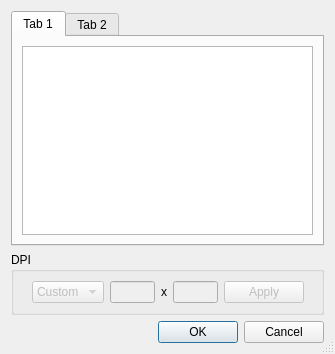
<?xml version="1.0" encoding="UTF-8"?>
<ui version="4.0">
 <class>FixDpiDialog</class>
 <widget class="QDialog" name="FixDpiDialog">
  <property name="geometry">
   <rect>
    <x>0</x>
    <y>0</y>
    <width>335</width>
    <height>354</height>
   </rect>
  </property>
  <property name="windowTitle">
   <string>Fix DPI</string>
  </property>
  <property name="sizeGripEnabled">
   <bool>true</bool>
  </property>
  <layout class="QVBoxLayout">
   <item>
    <widget class="QTabWidget" name="tabWidget">
     <property name="currentIndex">
      <number>0</number>
     </property>
     <widget class="QWidget" name="tab">
      <attribute name="title">
       <string notr="true">Tab 1</string>
      </attribute>
      <layout class="QVBoxLayout">
       <item>
        <widget class="QTreeView" name="undefinedDpiView"/>
       </item>
      </layout>
     </widget>
     <widget class="QWidget" name="tab_2">
      <attribute name="title">
       <string notr="true">Tab 2</string>
      </attribute>
      <layout class="QVBoxLayout">
       <item>
        <widget class="QTreeView" name="allPagesView"/>
       </item>
      </layout>
     </widget>
    </widget>
   </item>
   <item>
    <widget class="QGroupBox" name="groupBox">
     <property name="title">
      <string notr="true">DPI</string>
     </property>
     <layout class="QHBoxLayout">
      <item>
       <spacer>
        <property name="orientation">
         <enum>Qt::Horizontal</enum>
        </property>
        <property name="sizeHint" stdset="0">
         <size>
          <width>0</width>
          <height>20</height>
         </size>
        </property>
       </spacer>
      </item>
      <item>
       <widget class="QComboBox" name="dpiCombo">
        <property name="enabled">
         <bool>false</bool>
        </property>
        <item>
         <property name="text">
          <string>Custom</string>
         </property>
        </item>
       </widget>
      </item>
      <item>
       <widget class="QLineEdit" name="xDpi">
        <property name="enabled">
         <bool>false</bool>
        </property>
        <property name="maximumSize">
         <size>
          <width>45</width>
          <height>16777215</height>
         </size>
        </property>
       </widget>
      </item>
      <item>
       <widget class="QLabel" name="label_3">
        <property name="text">
         <string>x</string>
        </property>
       </widget>
      </item>
      <item>
       <widget class="QLineEdit" name="yDpi">
        <property name="enabled">
         <bool>false</bool>
        </property>
        <property name="maximumSize">
         <size>
          <width>45</width>
          <height>16777215</height>
         </size>
        </property>
       </widget>
      </item>
      <item>
       <widget class="QPushButton" name="applyBtn">
        <property name="enabled">
         <bool>false</bool>
        </property>
        <property name="text">
         <string>Apply</string>
        </property>
       </widget>
      </item>
      <item>
       <spacer>
        <property name="orientation">
         <enum>Qt::Horizontal</enum>
        </property>
        <property name="sizeHint" stdset="0">
         <size>
          <width>0</width>
          <height>20</height>
         </size>
        </property>
       </spacer>
      </item>
     </layout>
    </widget>
   </item>
   <item>
    <widget class="QDialogButtonBox" name="buttonBox">
     <property name="orientation">
      <enum>Qt::Horizontal</enum>
     </property>
     <property name="standardButtons">
      <set>QDialogButtonBox::Cancel|QDialogButtonBox::Ok</set>
     </property>
    </widget>
   </item>
  </layout>
 </widget>
 <tabstops>
  <tabstop>tabWidget</tabstop>
  <tabstop>undefinedDpiView</tabstop>
  <tabstop>dpiCombo</tabstop>
  <tabstop>xDpi</tabstop>
  <tabstop>yDpi</tabstop>
  <tabstop>applyBtn</tabstop>
  <tabstop>allPagesView</tabstop>
 </tabstops>
 <resources/>
 <connections>
  <connection>
   <sender>buttonBox</sender>
   <signal>accepted()</signal>
   <receiver>FixDpiDialog</receiver>
   <slot>accept()</slot>
   <hints>
    <hint type="sourcelabel">
     <x>257</x>
     <y>344</y>
    </hint>
    <hint type="destinationlabel">
     <x>157</x>
     <y>274</y>
    </hint>
   </hints>
  </connection>
  <connection>
   <sender>buttonBox</sender>
   <signal>rejected()</signal>
   <receiver>FixDpiDialog</receiver>
   <slot>reject()</slot>
   <hints>
    <hint type="sourcelabel">
     <x>325</x>
     <y>344</y>
    </hint>
    <hint type="destinationlabel">
     <x>286</x>
     <y>274</y>
    </hint>
   </hints>
  </connection>
 </connections>
</ui>
